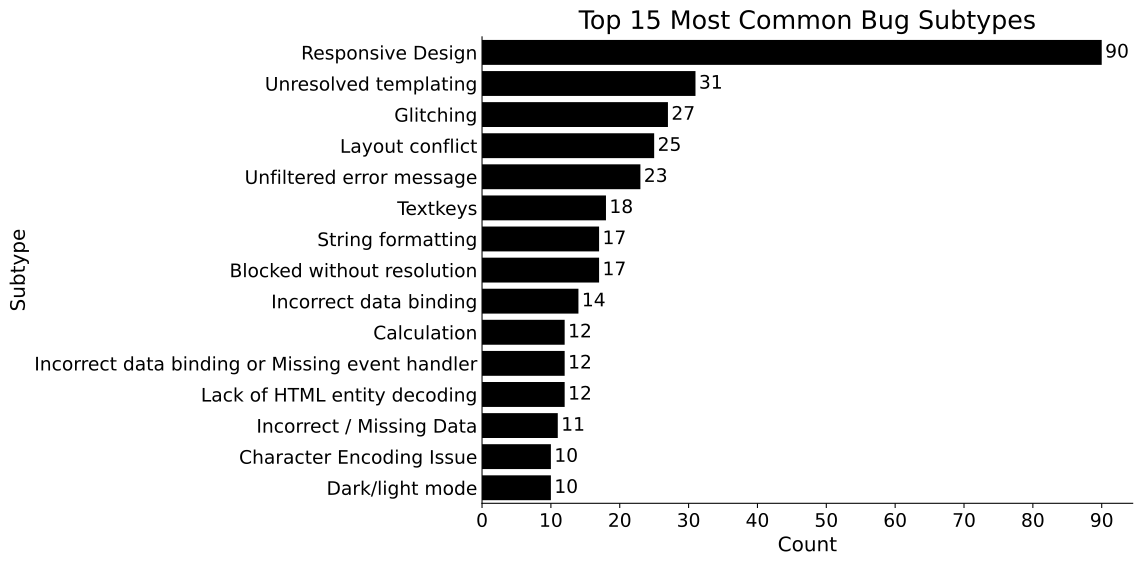

Recreate this plot in Python.
import pandas as pd
import matplotlib.pyplot as plt
import seaborn as sns

# Define output file
svg_filename = "top_15_common_subtypes.svg"

# Load the CSV file
file_path = "Bugs.csv"  # Update with the correct path if necessary
df = pd.read_csv(file_path)

# Clean and process the data
subtype_counts = df["Subtype"].value_counts()

# Rename long subtype names for better readability
subtype_counts_renamed = subtype_counts.rename(
    index={"Missing translation with fallback to English / Incorrect Language / Inconsistent Language": "Translation"}
)

# Select the top 15 subtypes
top_15_subtypes = subtype_counts_renamed[:15]

# Create the figure
fig, ax = plt.subplots(figsize=(12, 6))
sns.barplot(y=top_15_subtypes.index, x=top_15_subtypes.values, color="black", ax=ax)

# Set font size for ticks
plt.xticks(fontsize=14)
plt.yticks(fontsize=14)

# Remove decimals from scale
ax.xaxis.set_major_locator(plt.MaxNLocator(integer=True))

# Display count numbers next to bars
for i, v in enumerate(top_15_subtypes.values):
    ax.text(v + 0.5, i, str(v), va='center', fontsize=14)

# Remove the top and right spines
ax.spines['top'].set_visible(False)
ax.spines['right'].set_visible(False)

# Set labels and title
ax.set_xlabel("Count", fontsize=15)
ax.set_ylabel("Subtype", fontsize=15)
ax.set_title("Top 15 Most Common Bug Subtypes", fontsize=19)

# Hide tick marks on the y-axis
ax.tick_params(axis='y', which='both', length=0)

# Adjust layout to prevent label cutoff
plt.tight_layout()

# Save the figure
plt.savefig(svg_filename, format="svg", bbox_inches="tight")
plt.close()

print(f"Graph saved as {svg_filename}")
